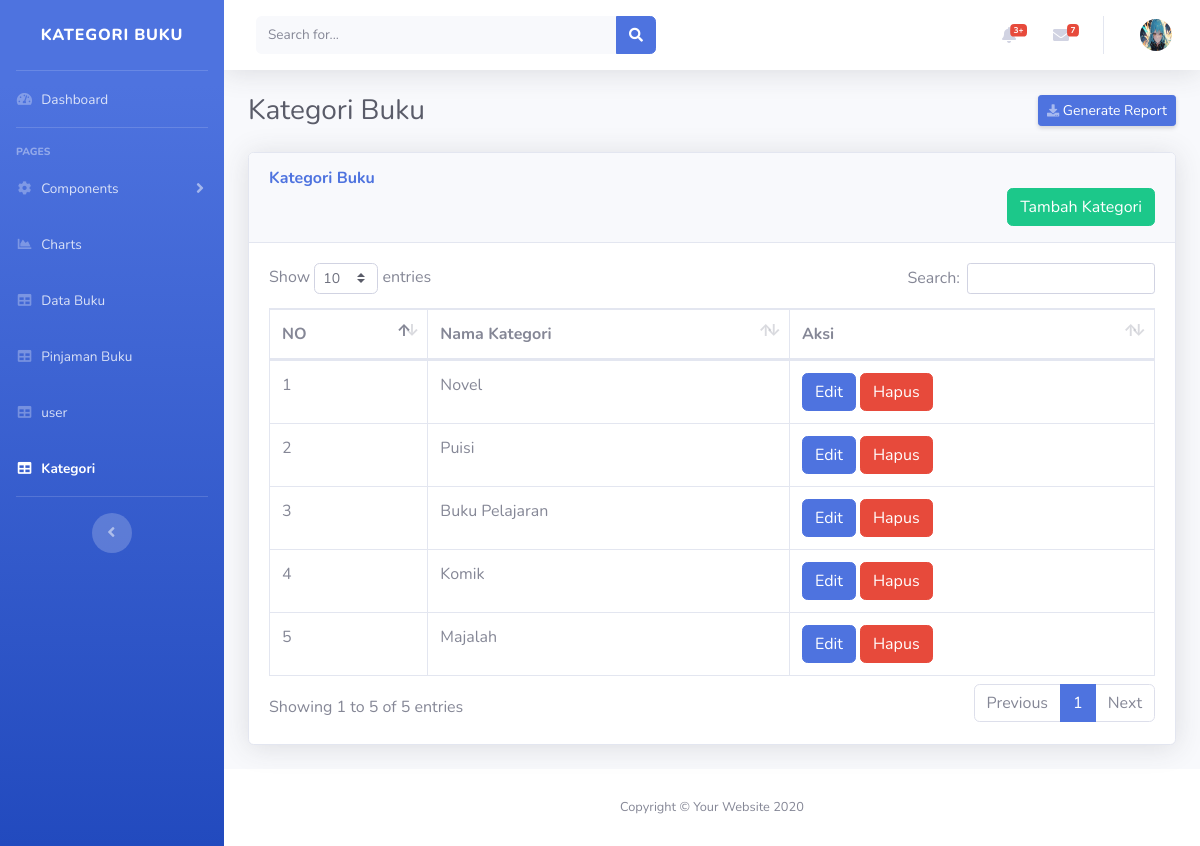
The app's page /index.php/admin/kategori with its own data.
### tables this page shows
CREATE TABLE `kategoribuku` (
  `kategori_id` int(11) NOT NULL,
  `namakategori` varchar(255) NOT NULL
);

### application/controllers/admin/kategori.php (called while the page is built, shortened)
<?php
class kategori extends CI_Controller
{
    public function __construct()
    {
        $this->load->model('kategoribuku_model');
        $this->load->helper('form');
    }
    public function index()
    {
        $data['user'] = $this->db->get_where('user', ['email' => $this->session->userdata('email')])->row_array();
        $data['kategori'] = $this->kategoribuku_model->get_kategoribuku();
        $data['subtitle'] = "Kategori Buku";
        $this->load->view('admin/buku/kategori_buku', $data);
    }
}

### index.php (called while the page is built, shortened)
<?php
require_once BASEPATH.'core/CodeIgniter.php';

### application/models/kategoribuku_model.php (called while the page is built, shortened)
<?php
class kategoribuku_model extends CI_Model
{
    public function get_kategoribuku()
    {
        $query = $this->db->get('kategoribuku');
        return $query->result();
    }
}

### application/views/admin/buku/kategori_buku.php (the view, shortened to what this page needs)
<!DOCTYPE html>
<html lang="en">
<head>
    <link href="assets/fontawesome-free/css/all.min.css" rel="stylesheet" type="text/css">
    <link href="<?= base_url('assets/css/sb-admin-2.min.css') ?>" rel="stylesheet">
    <link href="<?php echo base_url('assets/datatables/datatables.bootstrap4.min.css') ?>" rel="stylesheet">
    <link rel="stylesheet" href="<?= base_url('https://cdn.jsdelivr.net/npm/sweetalert2@11.10.5/dist/sweetalert2.min.css') ?>">
</head>
<body id="page-top">
    <div id="wrapper">
        <ul class="navbar-nav bg-gradient-primary sidebar sidebar-dark accordion" id="accordionSidebar">
            <a class="sidebar-brand d-flex align-items-center justify-content-center" href=<?= base_url('admin') ?>>
                <div class="sidebar-brand-text mx-3">Kategori Buku</div>
            </a>
            <hr class="sidebar-divider my-0">
            <li class="nav-item">
                <a class="nav-link" href=<?= base_url('admin') ?>>
                    <i class="fas fa-fw fa-tachometer-alt"></i>
                    <span>Dashboard</span></a>
            </li>
            <hr class="sidebar-divider">
            <div class="sidebar-heading">
                Pages
            </div>
            <li class="nav-item">
                <a class="nav-link collapsed" href="#" data-toggle="collapse" data-target="#collapseTwo" aria-expanded="true" aria-controls="collapseTwo">
                    <i class="fas fa-fw fa-cog"></i>
                    <span>Components</span>
                </a>
            </li>
            <li class="nav-item">
                <a class="nav-link" href=<?= base_url('charts') ?>>
                    <i class="fas fa-fw fa-chart-area"></i>
                    <span>Charts</span></a>
            </li>
            <li class="nav-item ">
                <a class="nav-link" href=<?= base_url('daftarbuku') ?>>
                    <i class="fas fa-fw fa-table"></i>
                    <span>Data Buku</span></a>
            </li>
            <li class="nav-item">
                <a class="nav-link" href=<?= base_url('pinjamanbuku') ?>>
                    <i class="fas fa-fw fa-table"></i>
                    <span>Pinjaman Buku</span></a>
            </li>
            <li class="nav-item ">
                <a class="nav-link" href=<?= base_url('data_user') ?>>
                    <i class="fas fa-fw fa-table"></i>
                    <span>user</span></a>
            </li>
            <li class="nav-item active">
                <a class="nav-link" href=<?= base_url('kategori') ?>>
                    <i class="fas fa-fw fa-table"></i>
                    <span>Kategori</span></a>
            </li>
            <hr class="sidebar-divider d-none d-md-block">
            <div class="text-center d-none d-md-inline">
                <button class="rounded-circle border-0" id="sidebarToggle"></button>
            </div>
        </ul>
        <div id="content-wrapper" class="d-flex flex-column">
            <div id="content">
                <nav class="navbar navbar-expand navbar-light bg-white topbar mb-4 static-top shadow">
                    <form class="d-none d-sm-inline-block form-inline mr-auto ml-md-3 my-2 my-md-0 mw-100 navbar-search">
                        <div class="input-group">
                            <input type="text" class="form-control bg-light border-0 small" placeholder="Search for..." aria-label="Search" aria-describedby="basic-addon2">
                            <div class="input-group-append">
                                <button class="btn btn-primary" type="button">
                                    <i class="fas fa-search fa-sm"></i>
                                </button>
                            </div>
                        </div>
                    </form>
                    <ul class="navbar-nav ml-auto">
                        <li class="nav-item dropdown no-arrow mx-1">
                            <a class="nav-link dropdown-toggle" href="#" id="alertsDropdown" role="button" data-toggle="dropdown" aria-haspopup="true" aria-expanded="false">
                                <i class="fas fa-bell fa-fw"></i>
                                <span class="badge badge-danger badge-counter">3+</span>
                            </a>
                        </li>
                        <li class="nav-item dropdown no-arrow mx-1">
                            <a class="nav-link dropdown-toggle" href="#" id="messagesDropdown" role="button" data-toggle="dropdown" aria-haspopup="true" aria-expanded="false">
                                <i class="fas fa-envelope fa-fw"></i>
                                <span class="badge badge-danger badge-counter">7</span>
                            </a>
                        </li>
                        <li class="nav-item dropdown no-arrow">
                            <a class="nav-link dropdown-toggle" href="#" id="userDropdown" role="button" data-toggle="dropdown" aria-haspopup="true" aria-expanded="false">
                                <img class="img-profile rounded-circle" src="<?= base_url('assets/img/profile/default.jpg') ?>">
                            </a>
                        </li>
                    </ul>
                </nav>
                <div class="container-fluid">
                    <div class="d-sm-flex align-items-center justify-content-between mb-4">
                        <h1 class="h3 mb-0 text-gray-800"><?= $subtitle; ?></h1>
                        <a href="#" class="d-none d-sm-inline-block btn btn-sm btn-primary shadow-sm"><i class="fas fa-download fa-sm text-white-50"></i> Generate Report</a>
                    </div>
                    <div class="card shadow mb-4">
                        <div class="card-header py-3">
                            <h6 class="m-0 font-weight-bold text-primary">Kategori Buku</h6>
                            <button type="button" class="btn btn-success float-right" data-toggle="modal" data-target="#exampleModal">
                                Tambah Kategori
                            </button>
                        </div>
                        <div class="card-body">
                            <div class="table-responsive">
                                <table class="table table-bordered" id="dataTable" width="100%" cellspacing="0">
                                    <thead>
                                        <tr>
                                            <th>NO</th>
                                            <th>Nama Kategori</th>
                                            <th>Aksi</th>
                                        </tr>
                                    </thead>
                                    <tbody>
                                        <?php foreach ($kategori as $item) : ?>
                                            <tr>
                                                <td><?php echo $item->kategori_id ?></td>
                                                <td><?php echo $item->namakategori ?></td>
                                                <td>
                                                    <button type="button" class="btn btn-primary" data-toggle="modal" data-target="#edit<?php echo $item->kategori_id ?>">
                                                        Edit
                                                    </button>
                                                    <a href="<?= base_url('Buku/delete_buku/' . $item->kategori_id) ?>" class="delete-button">
                                                        <button type="button" class="btn btn-danger">
                                                            Hapus
                                                        </button>
                                                    </a>
                                                </td>
                                            </tr>
                                        <?php endforeach; ?>
                                    </tbody>
                                </table>
                            </div>
                        </div>
                    </div>
                </div>
            </div>
            <footer class="sticky-footer bg-white">
                <div class="container my-auto">
                    <div class="copyright text-center my-auto">
                        <span>Copyright &copy; Your Website 2020</span>
                    </div>
                </div>
            </footer>
        </div>
    </div>
</body>
</html>

### records on screen
kategoribuku: kategori_id "1", namakategori "Novel"
kategoribuku: kategori_id "2", namakategori "Puisi"
kategoribuku: kategori_id "3", namakategori "Buku Pelajaran"
kategoribuku: kategori_id "4", namakategori "Komik"
kategoribuku: kategori_id "5", namakategori "Majalah"

### other values on screen
$subtitle "Kategori Buku"
